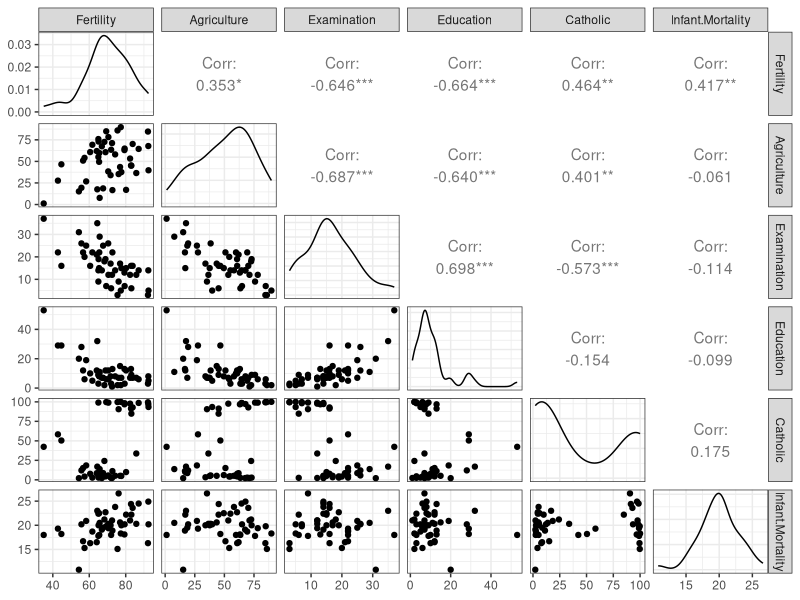
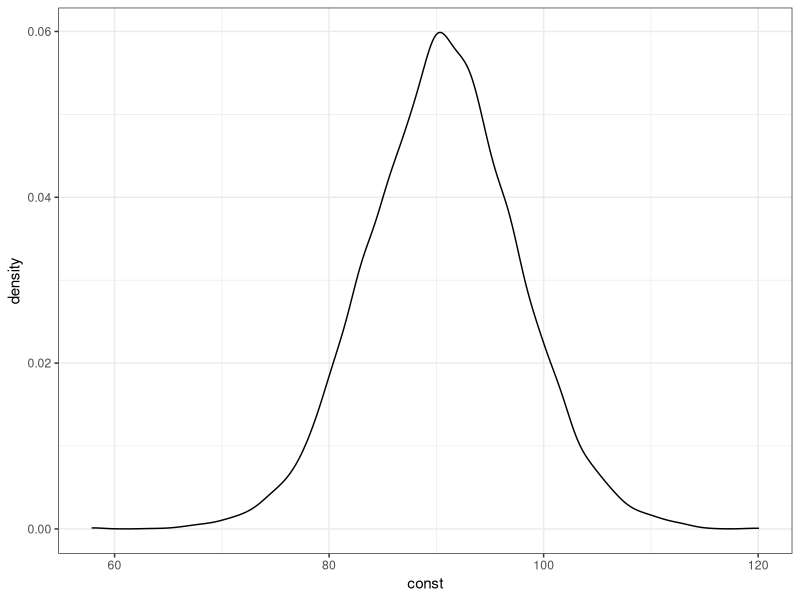
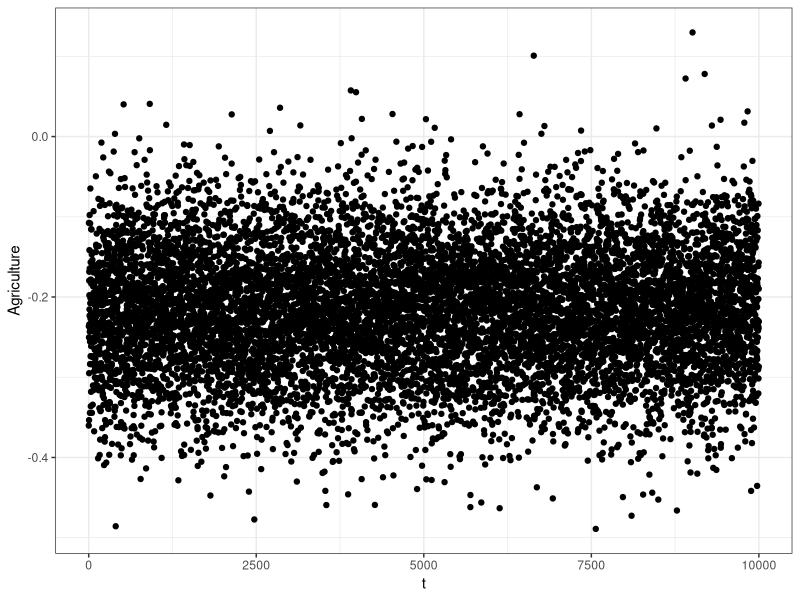

Here is the R script that generated these plots, in order:
## ---- chunk 1
library(MCMCpack)
library(ggplot2)
library(GGally)
## ---- chunk 2
h <- swiss
str(h)
## ---- chunk 3
theme_set(theme_bw())
# plotmatrix(h)
ggpairs(h)
## ---- chunk 4
formula <- Fertility~Agriculture+Examination+Catholic+Education
## ---- chunk 5
m1 <- lm(formula, data=h)
summary(m1)
## ---- chunk 6
priors <- c(2,0.8,0.5,0.3,-5)
## ---- chunk 7
m1.mcmc <- MCMCregress(formula,data=h,b0=priors,B0=0.0001)
summary(m1.mcmc)
## ---- chunk 8
str(m1.mcmc)
## ---- chunk 9
beta.sample <- as.data.frame(m1.mcmc)
beta.sample$t <- 1:nrow(beta.sample) # добавим номер элемента последовательности
str(beta.sample)
## ---- chunk 10
colnames(beta.sample)[1] <- "const"
## ---- chunk 11
ggplot(beta.sample,aes(x=const))+geom_density()
qplot(t,Agriculture,data=beta.sample)
## ---- chunk 12
priors <- c(0.2,0.1,0.2,-0.3,-0.1) 
## ---- chunk 13
m1.mcmc <- MCMCregress(formula,data=h,b0=priors, B0=0.0001 ) 
summary(m1.mcmc)
